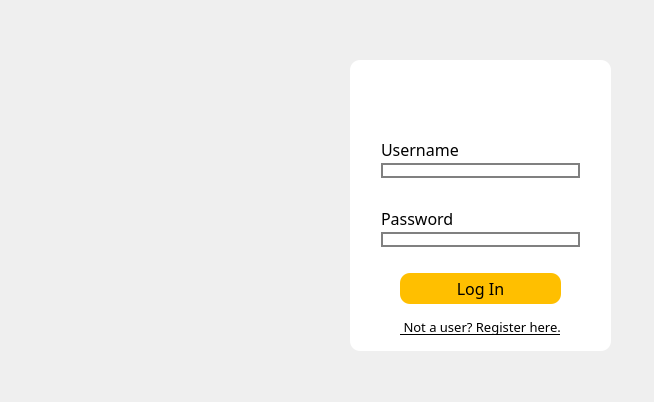
<?xml version="1.0" encoding="UTF-8"?>
<ui version="4.0">
 <class>FrontendClass</class>
 <widget class="QMainWindow" name="FrontendClass">
  <property name="geometry">
   <rect>
    <x>0</x>
    <y>0</y>
    <width>654</width>
    <height>402</height>
   </rect>
  </property>
  <property name="minimumSize">
   <size>
    <width>654</width>
    <height>402</height>
   </size>
  </property>
  <property name="maximumSize">
   <size>
    <width>654</width>
    <height>402</height>
   </size>
  </property>
  <property name="font">
   <font>
    <family>Nunito Medium</family>
   </font>
  </property>
  <property name="windowTitle">
   <string>Gartic - Login</string>
  </property>
  <property name="windowIcon">
   <iconset resource="../../Frontend.qrc">
    <normaloff>:/Frontend/assets/images/appicon.ico</normaloff>:/Frontend/assets/images/appicon.ico</iconset>
  </property>
  <widget class="QWidget" name="centralWidget">
   <widget class="QGroupBox" name="groupBox_login_from">
    <property name="geometry">
     <rect>
      <x>350</x>
      <y>60</y>
      <width>261</width>
      <height>291</height>
     </rect>
    </property>
    <property name="font">
     <font>
      <family>Nunito Medium</family>
      <pointsize>16</pointsize>
      <bold>false</bold>
      <underline>false</underline>
      <strikeout>false</strikeout>
     </font>
    </property>
    <property name="autoFillBackground">
     <bool>false</bool>
    </property>
    <property name="styleSheet">
     <string notr="true">background-color: rgb(255, 255, 255);
border-radius: 10px;</string>
    </property>
    <property name="flat">
     <bool>false</bool>
    </property>
    <property name="checkable">
     <bool>false</bool>
    </property>
    <widget class="QPushButton" name="pushButton_login">
     <property name="geometry">
      <rect>
       <x>50</x>
       <y>213</y>
       <width>161</width>
       <height>31</height>
      </rect>
     </property>
     <property name="font">
      <font>
       <family>Nunito Medium</family>
       <pointsize>12</pointsize>
       <bold>false</bold>
       <underline>false</underline>
       <strikeout>false</strikeout>
      </font>
     </property>
     <property name="styleSheet">
      <string notr="true">background-color: rgb(255, 191, 0);</string>
     </property>
     <property name="text">
      <string>Log In</string>
     </property>
    </widget>
    <widget class="QWidget" name="layoutWidget">
     <property name="geometry">
      <rect>
       <x>20</x>
       <y>70</y>
       <width>221</width>
       <height>59</height>
      </rect>
     </property>
     <layout class="QVBoxLayout" name="verticalLayout_username">
      <item>
       <widget class="QLabel" name="label_username">
        <property name="font">
         <font>
          <family>Nunito Medium</family>
          <pointsize>12</pointsize>
          <bold>false</bold>
          <underline>false</underline>
          <strikeout>false</strikeout>
         </font>
        </property>
        <property name="text">
         <string>Username</string>
        </property>
       </widget>
      </item>
      <item>
       <widget class="QLineEdit" name="lineEdit_username">
        <property name="font">
         <font>
          <family>Nunito Medium</family>
          <pointsize>12</pointsize>
          <bold>false</bold>
          <underline>false</underline>
          <strikeout>false</strikeout>
         </font>
        </property>
        <property name="styleSheet">
         <string notr="true">border: 2px solid gray;</string>
        </property>
       </widget>
      </item>
     </layout>
    </widget>
    <widget class="QWidget" name="layoutWidget">
     <property name="geometry">
      <rect>
       <x>20</x>
       <y>140</y>
       <width>221</width>
       <height>58</height>
      </rect>
     </property>
     <layout class="QVBoxLayout" name="verticalLayout_password">
      <item>
       <widget class="QLabel" name="label_password">
        <property name="font">
         <font>
          <family>Nunito Medium</family>
          <pointsize>12</pointsize>
          <bold>false</bold>
          <underline>false</underline>
          <strikeout>false</strikeout>
         </font>
        </property>
        <property name="text">
         <string>Password</string>
        </property>
       </widget>
      </item>
      <item>
       <widget class="QLineEdit" name="lineEdit_password">
        <property name="font">
         <font>
          <family>Nunito Medium</family>
          <pointsize>12</pointsize>
          <bold>false</bold>
          <underline>false</underline>
          <strikeout>false</strikeout>
         </font>
        </property>
        <property name="styleSheet">
         <string notr="true">border: 2px solid gray;</string>
        </property>
        <property name="echoMode">
         <enum>QLineEdit::Password</enum>
        </property>
       </widget>
      </item>
     </layout>
    </widget>
    <widget class="QLabel" name="label_signInText">
     <property name="geometry">
      <rect>
       <x>42</x>
       <y>16</y>
       <width>180</width>
       <height>45</height>
      </rect>
     </property>
     <property name="font">
      <font>
       <family>Nunito Medium</family>
       <pointsize>16</pointsize>
       <bold>false</bold>
       <underline>false</underline>
       <strikeout>false</strikeout>
      </font>
     </property>
     <property name="text">
      <string/>
     </property>
     <property name="pixmap">
      <pixmap resource="../../Frontend.qrc">:/Frontend/assets/images/sign-in-badge.png</pixmap>
     </property>
     <property name="scaledContents">
      <bool>true</bool>
     </property>
    </widget>
    <widget class="QPushButton" name="pushButton_goToRegister">
     <property name="geometry">
      <rect>
       <x>50</x>
       <y>255</y>
       <width>161</width>
       <height>24</height>
      </rect>
     </property>
     <property name="font">
      <font>
       <family>Nunito Medium</family>
       <pointsize>10</pointsize>
       <underline>true</underline>
      </font>
     </property>
     <property name="text">
      <string> Not a user? Register here.</string>
     </property>
    </widget>
   </widget>
   <widget class="QLabel" name="label_background">
    <property name="enabled">
     <bool>true</bool>
    </property>
    <property name="geometry">
     <rect>
      <x>-10</x>
      <y>0</y>
      <width>681</width>
      <height>411</height>
     </rect>
    </property>
    <property name="text">
     <string/>
    </property>
    <property name="pixmap">
     <pixmap resource="../../Frontend.qrc">:/Frontend/assets/images/background.png</pixmap>
    </property>
    <property name="scaledContents">
     <bool>true</bool>
    </property>
    <property name="wordWrap">
     <bool>false</bool>
    </property>
   </widget>
   <widget class="QLabel" name="label">
    <property name="geometry">
     <rect>
      <x>46</x>
      <y>155</y>
      <width>251</width>
      <height>71</height>
     </rect>
    </property>
    <property name="text">
     <string/>
    </property>
    <property name="pixmap">
     <pixmap resource="../../Frontend.qrc">:/Frontend/assets/images/gartic-logo.png</pixmap>
    </property>
    <property name="scaledContents">
     <bool>true</bool>
    </property>
   </widget>
   <zorder>label_background</zorder>
   <zorder>groupBox_login_from</zorder>
   <zorder>label</zorder>
  </widget>
 </widget>
 <layoutdefault spacing="6" margin="11"/>
 <resources>
  <include location="../../Frontend.qrc"/>
  <include location="Frontend.qrc"/>
 </resources>
 <connections/>
</ui>
